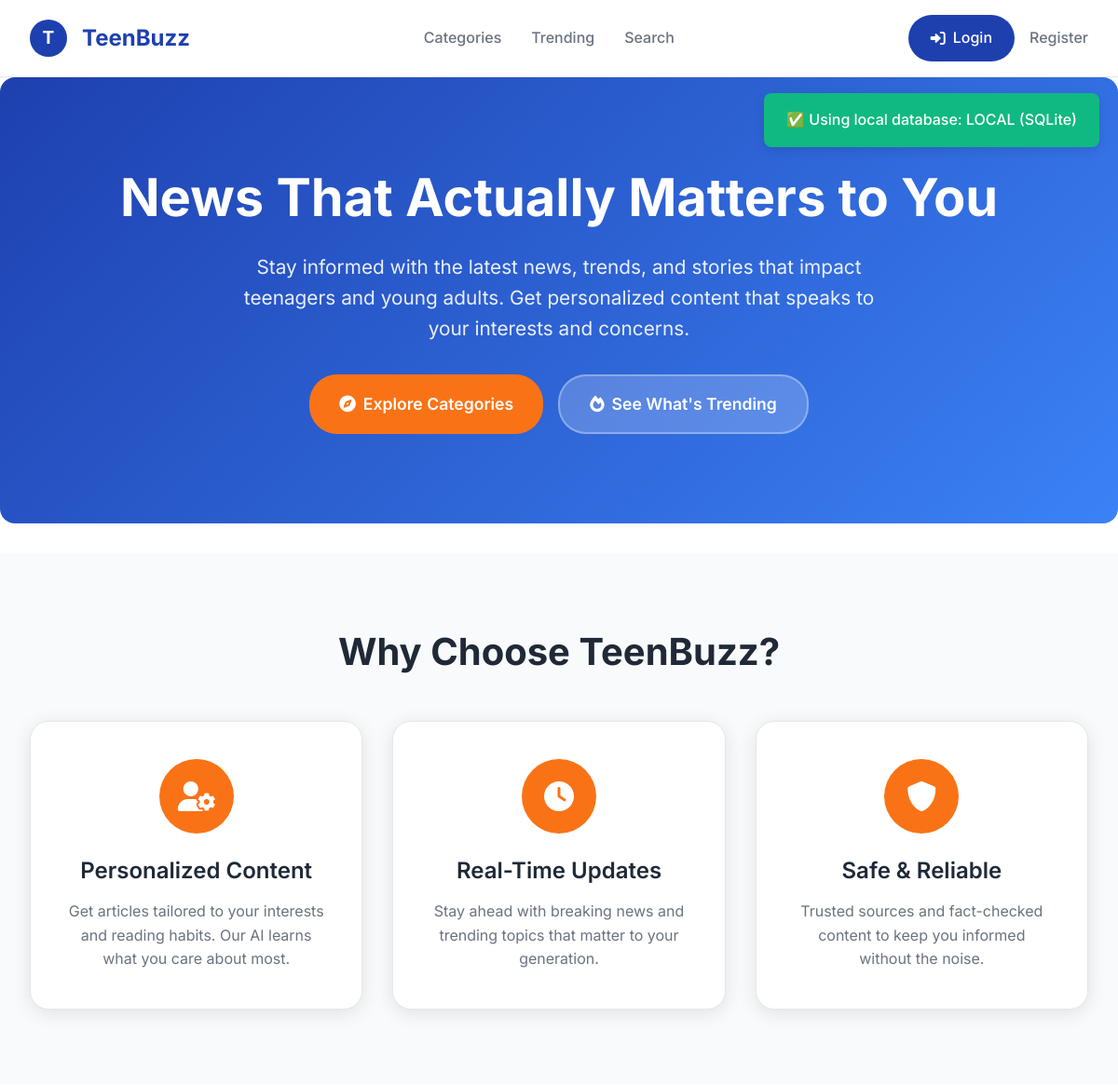
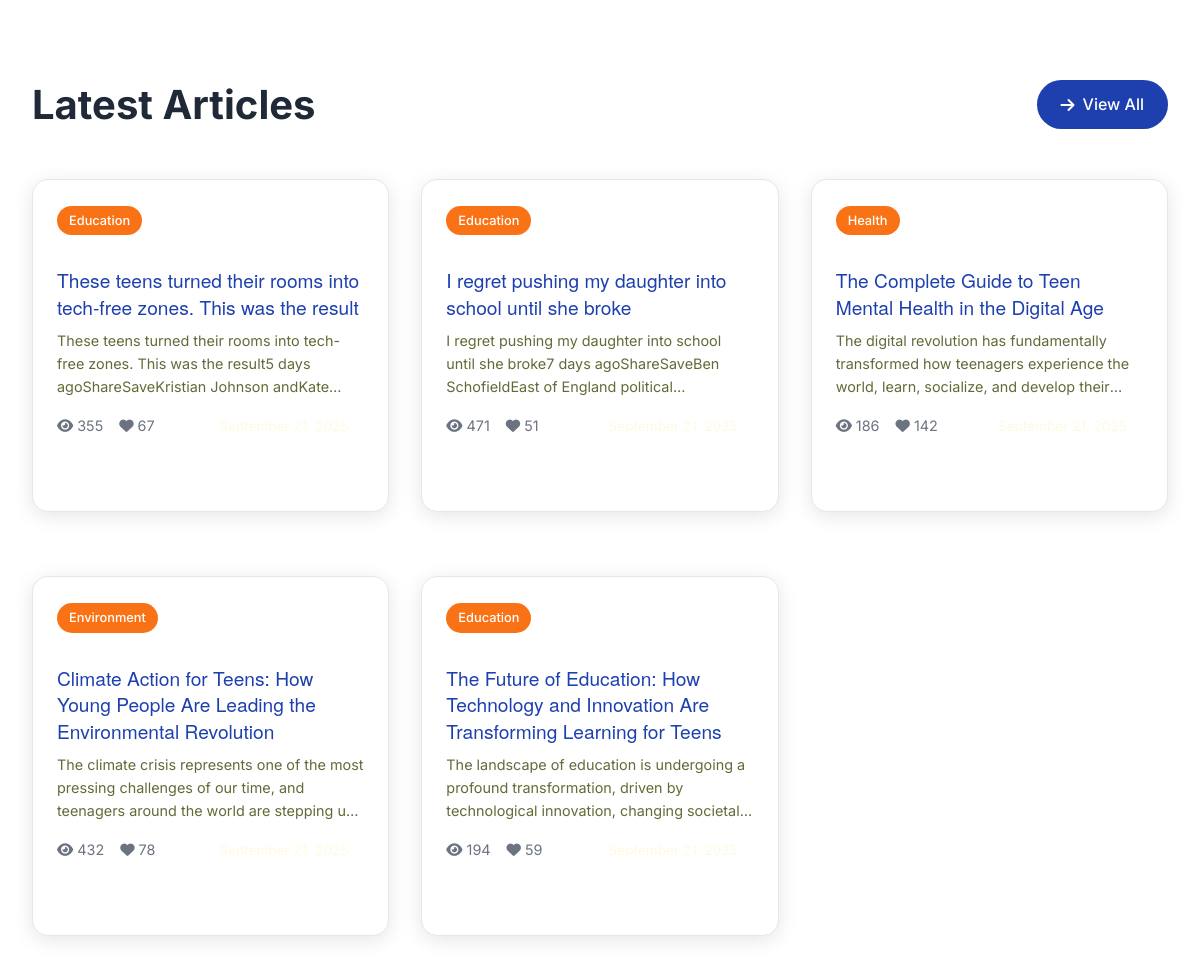
The page / on the database its author committed (2 pictures, top to bottom).
### tables this page shows
CREATE TABLE articles (
            id INTEGER PRIMARY KEY AUTOINCREMENT,
            headline TEXT NOT NULL,
            content TEXT NOT NULL,
            category TEXT NOT NULL,
            source TEXT,
            url TEXT,
            created_at TIMESTAMP DEFAULT CURRENT_TIMESTAMP,
            updated_at TIMESTAMP DEFAULT CURRENT_TIMESTAMP,
            drawn_by_user_id TEXT,
            publish_date DATE,
            tags TEXT,
            views INTEGER DEFAULT 0,
            likes INTEGER DEFAULT 0,
            FOREIGN KEY (drawn_by_user_id) REFERENCES users(id)
        );

### app_with_auth.py (the view)
@app.route('/')
def home():
    try:
        if is_authenticated():
            user_id = session.get('user_id')
            if not user_id and session.get('username'):
                user = get_database().select('users', where='username = ?', params=(session['username'],), limit=1)
                if user and user[0]['id']:
                    user_id = user[0]['id']
                    session['user_id'] = user_id  # Fix the session
                    print(f"🔧 Fixed user_id in session: {user_id}")
            if user_id:
                articles = user_manager.get_recommended_articles(user_id, limit=10)
                print(f"🎯 Found {len(articles)} personalized articles for user {user_id}")
                continue_reading = user_manager.get_continue_reading_articles(user_id, limit=5)
                print(f"📖 Found {len(continue_reading)} continue reading articles for user {user_id}")
            else:
                articles = get_articles_from_db(limit=10)
                continue_reading = []
                print(f"🔍 No valid user_id found, using fallback")
        else:
            articles = get_articles_from_db(limit=10)
            continue_reading = []
            print(f"📰 Found {len(articles)} general articles for non-authenticated user")
        flash(f'✅ Using local database: {get_database_status()}', 'success')
        return render_template('index_modern.html',
                             articles=articles,
                             continue_reading=continue_reading,
                             format_date=format_date)
    except Exception as e:
        print(f"Error in home route: {e}")
        return render_template('index_modern.html', articles=[], continue_reading=[])

### app_with_auth.py (called while the page is built)
def format_date(date_string):
    try:
        if isinstance(date_string, str):
            date_obj = datetime.fromisoformat(date_string.replace('Z', '+00:00'))
        else:
            date_obj = date_string
        return date_obj.strftime('%B %d, %Y')
    except:
        return 'Recent'

def get_articles_from_db(limit=20):
    try:
        db = get_database()
        if not db:
            return []
        articles = db.select('articles', limit=limit)
        return articles
    except Exception as e:
        print(f"Error fetching articles: {e}")
        return []

@app.context_processor
def inject_user():
    return {
        'current_user': get_current_user(),
        'is_authenticated': is_authenticated(),
        'is_admin': is_admin()
    }

### auth_system_enhanced.py (called while the page is built, shortened)
def get_current_user():
    return auth_manager.get_current_user()

def is_authenticated():
    return auth_manager.is_authenticated()

def is_admin():
    return auth_manager.is_admin()

    def get_current_user(self):
        if not session.get('is_authenticated'):
            return None

    def is_authenticated(self):
        return session.get('is_authenticated', False)

    def is_admin(self):
        return session.get('is_admin', False)

### database_manager.py (called while the page is built, shortened)
def get_database():
    toggle = DatabaseToggle()
    return toggle.get_database()

def get_database_status():
    toggle = DatabaseToggle()
    return toggle.get_status()

    def connect(self):
        self.conn = sqlite3.connect(self.db_path)
        self.conn.row_factory = sqlite3.Row  # Enable column access by name
        return self

    def execute_query(self, query: str, params: tuple = ()) -> List[Dict[str, Any]]:
        if not self.conn:
            self.connect()
        cursor = self.conn.cursor()
        cursor.execute(query, params)
        columns = [description[0] for description in cursor.description] if cursor.description else []
        results = [dict(zip(columns, row)) for row in cursor.fetchall()]
        self.conn.commit()
        return results

    def select(self, table: str, columns: str = '*', where: str = '', params: tuple = (), limit: int = None) -> List[Dict[str, Any]]:
        query = f"SELECT {columns} FROM {table}"
        if where:
            query += f" WHERE {where}"
        if limit:
            query += f" LIMIT {limit}"
        return self.execute_query(query, params)

    def load_config(self):
        if os.path.exists(self.config_file):
            with open(self.config_file, 'r') as f:
                self.config = json.load(f)

### templates/index_modern.html (shortened to what this page needs)
{% extends "base.html" %}
{% block content %}
    <section class="hero">
        <div class="container">
            <h1>News That Actually Matters to You</h1>
            <p>Stay informed with the latest news, trends, and stories that impact teenagers and young adults. Get personalized content that speaks to your interests and concerns.</p>
            <div class="hero-actions">
                <a href="{{ url_for('categories') }}" class="btn-primary">
                    <i class="fas fa-compass"></i>
                    Explore Categories
                </a>
                <a href="{{ url_for('trending') }}" class="btn-secondary">
                    <i class="fas fa-fire"></i>
                    See What's Trending
                </a>
            </div>
        </div>
    </section>
    <section class="features-section">
        <div class="features-container">
            <h2 class="section-title">Why Choose TeenBuzz?</h2>
            <div class="features-grid">
                <div class="feature-card">
                    <div class="feature-icon">
                        <i class="fas fa-user-cog"></i>
                    </div>
                    <h3 class="feature-title">Personalized Content</h3>
                    <p class="feature-description">Get articles tailored to your interests and reading habits. Our AI learns what you care about most.</p>
                </div>
                <div class="feature-card">
                    <div class="feature-icon">
                        <i class="fas fa-clock"></i>
                    </div>
                    <h3 class="feature-title">Real-Time Updates</h3>
                    <p class="feature-description">Stay ahead with breaking news and trending topics that matter to your generation.</p>
                </div>
                <div class="feature-card">
                    <div class="feature-icon">
                        <i class="fas fa-shield-alt"></i>
                    </div>
                    <h3 class="feature-title">Safe & Reliable</h3>
                    <p class="feature-description">Trusted sources and fact-checked content to keep you informed without the noise.</p>
                </div>
            </div>
        </div>
    </section>
    <section class="articles-section">
        <div class="articles-container">
            <div class="articles-header">
                {% if is_authenticated %}
                    <h2 class="articles-title">📰 Articles For You</h2>
                    <p class="articles-subtitle">Personalized based on your interests</p>
                {% else %}
                    <h2 class="articles-title">Latest Articles</h2>
                {% endif %}
                <a href="{{ url_for('categories') }}" class="view-all-btn">
                    <i class="fas fa-arrow-right"></i>
                    View All
                </a>
            </div>
            <div class="articles-grid">
                {% for article in articles[:6] %}
                <article class="article-card">
                    <div class="article-content">
                        <span class="article-category">{{ article.category }}</span>
                        <h3 class="article-title">
                            <a href="{{ url_for('view_article', article_id=article.id) }}" class="read-more">
                                {{ article.headline }}
                            </a>
                        </h3>
                        <p class="article-excerpt">
                            {{ article.content[:150] }}{% if article.content|length > 150 %}...{% endif %}
                        </p>
                        <div class="article-meta">
                            <div class="article-stats">
                                <div class="stat">
                                    <i class="fas fa-eye"></i>
                                    <span>{{ article.views or 0 }}</span>
                                </div>
                                <div class="stat">
                                    <i class="fas fa-heart"></i>
                                    <span>{{ article.likes or 0 }}</span>
                                </div>
                            </div>
                            <div class="article-date">
                            </div>
                        </div>
                    </div>
                </article>
                {% endfor %}
            </div>
        </div>
    </section>
{% endblock %}

### templates/base.html (shortened to what this page needs)
<!DOCTYPE html>
<html lang="en">
<head>
    <link rel="stylesheet" href="{{ url_for('static', filename='css/style.css') }}">
    <link rel="stylesheet" href="https://cdnjs.cloudflare.com/ajax/libs/font-awesome/6.0.0/css/all.min.css">
</head>
<body>
    <header class="header">
        <nav class="nav">
            <a href="{{ url_for('home') }}" class="logo">
                <div class="logo-icon">T</div>
                <span class="logo-text">TeenBuzz</span>
            </a>
            <div class="nav-menu">
                <a href="{{ url_for('categories') }}" class="nav-link {% if request.endpoint == 'categories' %}active{% endif %}">Categories</a>
                <a href="{{ url_for('trending') }}" class="nav-link {% if request.endpoint == 'trending' %}active{% endif %}">Trending</a>
                <a href="{{ url_for('search_articles') }}" class="nav-link {% if request.endpoint == 'search_articles' %}active{% endif %}">Search</a>
            </div>
            <div class="user-actions">
                {% if is_authenticated %}
                    <a href="{{ url_for('user_profile') }}" class="profile-btn">
                        <i class="fas fa-user"></i>
                        {{ current_user.username if current_user else 'Profile' }}
                    </a>
                    <a href="{{ url_for('logout') }}" class="nav-link">
                        <i class="fas fa-sign-out-alt"></i>
                        Logout
                    </a>
                {% else %}
                    <a href="{{ url_for('login') }}" class="login-btn">
                        <i class="fas fa-sign-in-alt"></i>
                        Login
                    </a>
                    <a href="{{ url_for('register') }}" class="nav-link">Register</a>
                {% endif %}
            </div>
        </nav>
    </header>
    <div class="flash-messages" id="flash-messages">
        {% with messages = get_flashed_messages(with_categories=true) %}
            {% if messages %}
                {% for category, message in messages %}
                    <div class="flash-message flash-{{ category }}" onclick="this.remove()">
                        {{ message }}
                    </div>
                {% endfor %}
            {% endif %}
        {% endwith %}
    </div>
    <main class="main-content">
        {% block content %}{% endblock %}
    </main>
</body>
</html>

### static/css/style.css (style rules this page uses)
:root { --primary-color: #606c38; --secondary-color: #283618; --bg-primary: #fefae0; --accent-color: #dda15e; --highlight-color: #bc6c25; --text-primary: #283618; --text-secondary: #606c38; --text-light: #fefae0; --success-color: #28a745; --danger-color: #dc3545; --warning-color: #ffc107; --info-color: #17a2b8; --shadow-light: 0 2px 10px rgba(0,0,0,0.1); --shadow-medium: 0 4px 20px rgba(0,0,0,0.15); --shadow-heavy: 0 8px 30px rgba(0,0,0,0.2); --border-radius: 16px; --border-radius-small: 10px; --transition: all 0.3s ease; }
* { margin: 0; padding: 0; box-sizing: border-box; }
body { font-family: 'Helvetica Neue', Helvetica, Arial, sans-serif; line-height: 1.6; color: var(--text-primary); background-color: var(--bg-primary); }
.container { max-width: 1200px; margin: 0 auto; padding: 0 20px; }
h1, h2, h3, h4 { font-weight: 600; line-height: 1.3; }
h1 { font-size: 2.5rem; }
h2 { font-size: 2rem; }
h3 { font-size: 1.5rem; }
.btn-primary, .btn-secondary, .btn-filter { padding: 12px 24px; border: none; border-radius: var(--border-radius-small); font-weight: 500; cursor: pointer; transition: var(--transition); text-decoration: none; display: inline-block; }
.btn-primary { background: var(--primary-color); color: var(--bg-primary); }
.btn-secondary { background: var(--accent-color); color: var(--secondary-color); border: none; }
.header { background: var(--bg-primary); border-bottom: 2px solid var(--primary-color); box-shadow: none; }
.nav { display: flex; justify-content: space-between; align-items: center; padding: 1rem 0; }
.nav-menu { display: flex; align-items: center; gap: 2rem; }
.nav-link { text-decoration: none; color: var(--text-secondary); font-weight: 500; transition: var(--transition); }
.hero, .homepage-banner { background: #222; color: var(--bg-primary); padding: 2rem 0; border-radius: var(--border-radius); margin-bottom: 2rem; }
.hero .btn-secondary { background: rgba(255,255,255,0.2); color: white; border-color: rgba(255,255,255,0.3); }
.articles-grid { display: grid; grid-template-columns: repeat(auto-fit, minmax(300px, 1fr)); gap: 2rem; margin-bottom: 3rem; }
.article-card, .trending-card { background: var(--bg-primary); border-radius: var(--border-radius); box-shadow: var(--shadow-light); overflow: hidden; margin-bottom: 2rem; }
.article-card h3, .trending-card h3 { font-family: 'Helvetica Neue', Helvetica, Arial, sans-serif; font-size: 1.2rem; color: var(--primary-color); margin: 1rem 0 0.5rem 0; font-weight: 700; }
.article-card p, .trending-card p { display: none; }
.article-meta { display: flex; gap: 1rem; margin-bottom: 1rem; flex-wrap: wrap; }
.article-category { background: var(--primary-color); color: white; padding: 4px 12px; border-radius: 20px; font-size: 0.8rem; font-weight: 500; }
.article-date, .article-source { color: var(--text-light); font-size: 0.85rem; margin-right: 1rem; }
.article-card .article-excerpt { color: var(--text-secondary); font-size: 0.9rem; line-height: 1.6; display: -webkit-box; -webkit-line-clamp: 3; -webkit-box-orient: vertical; overflow: hidden; }
.article-content { font-size: 1.1rem; line-height: 1.7; margin-bottom: 2rem; }
.flash-messages { position: fixed; top: 20px; right: 20px; z-index: 1000; max-width: 400px; }
.flash-message { padding: 1rem 1.5rem; margin-bottom: 1rem; border-radius: var(--border-radius-small); box-shadow: var(--shadow-medium); display: flex; align-items: center; justify-content: space-between; gap: 0.5rem; animation: slideIn 0.3s ease; position: relative; min-width: 300px; font-weight: 500; }
.articles-container { max-width: 1200px; margin: 0 auto; }

### rows shown on the page
articles: category "Education", headline "These teens turned their rooms into tech-free zones. This was the result", content "These teens turned their rooms into tech-free zones. This was the result5 days agoShareSaveKristian Johnson…", views "355", likes "67"
articles: category "Education", headline "I regret pushing my daughter into school until she broke", content "I regret pushing my daughter into school until she broke7 days agoShareSaveBen SchofieldEast of England…", views "471", likes "51"
articles: category "Health", headline "The Complete Guide to Teen Mental Health in the Digital Age", content "The digital revolution has fundamentally transformed how teenagers experience the world, learn, socialize, and develop…", views "186", likes "142"
articles: category "Environment", headline "Climate Action for Teens: How Young People Are Leading the Environmental Revolution", content "The climate crisis represents one of the most pressing challenges of our time, and teenagers around the world are stepping…", views "432", likes "78"
articles: category "Education", headline "The Future of Education: How Technology and Innovation Are Transforming Learning for Teens", content "The landscape of education is undergoing a profound transformation, driven by technological innovation, changing…", views "194", likes "59"

### other values the page prints
{{ message }} "✅ Using local database: LOCAL (SQLite)"
